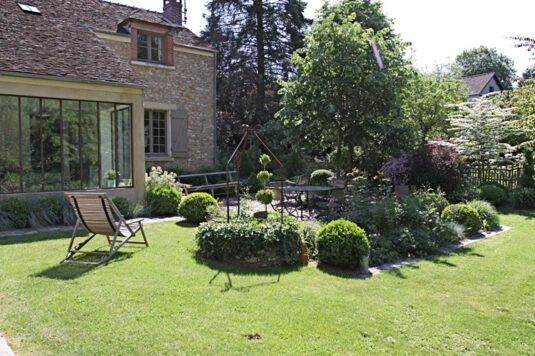
#> input picture Inputs/IMG_5177-535x356_preprocessed.jpg, 535 x 356 px
$ python visualize_plantable_zone.py
#> lines starting #> are read from the running program, lines starting #| are printed output that depends on the picture; after the words box and inside, x2 and y2 are one past the last pixel; in counts of white or black regions, pixels touching at a corner belong together
"""
visualize_plantable_zone.py

Génère des visualisations des zones plantables identifiées.
"""

import json
import numpy as np
import cv2
from pycocotools import mask as mask_utils
from pathlib import Path


# Paths
PLANTABLE_JSON = Path("PlantableZone.json")
VISION_JSON = Path("VisionOutput.json")
IMAGE_PATH = Path("Inputs/IMG_5177-535x356_preprocessed.jpg")
OUT_DIR = Path("visuals")

OUT_DIR.mkdir(exist_ok=True)

print("Loading plantable zone data...")
with open(PLANTABLE_JSON, "r", encoding="utf-8") as f:
#> (reads PlantableZone.json from the repository)
    plantable = json.load(f)

print("Loading vision output...")
with open(VISION_JSON, "r", encoding="utf-8") as f:
#> (reads VisionOutput.json from the repository)
    vision = json.load(f)

print("Loading image...")
img = cv2.imread(str(IMAGE_PATH))
#> img is the input picture: shape (356, 535, 3); mean B, G, R 96.1, 125.8, 118.7
img = cv2.cvtColor(img, cv2.COLOR_BGR2RGB)
H, W, _ = img.shape
#> H = 356; W = 535

segments = vision.get("segments", [])
segment_map = {seg["segment_id"]: seg for seg in segments}

# ========== 1) Plantable vs Non-plantable segments ==========
overlay_plantable = img.copy()

plantable_ids = set(plantable["plantable"]["segment_ids"])

for seg in segments:
    seg_id = seg["segment_id"]
    rle = seg["mask_rle"]
    mask = mask_utils.decode(rle).astype(bool)

    if seg_id in plantable_ids:
        # Vert semi-transparent pour plantable
        color = np.array([0, 255, 0], dtype=np.uint8)
        alpha = 0.4
    else:
        # Rouge semi-transparent pour non-plantable
        color = np.array([255, 50, 50], dtype=np.uint8)
        alpha = 0.2

    overlay_plantable[mask] = (
        (1 - alpha) * overlay_plantable[mask] + alpha * color
    )
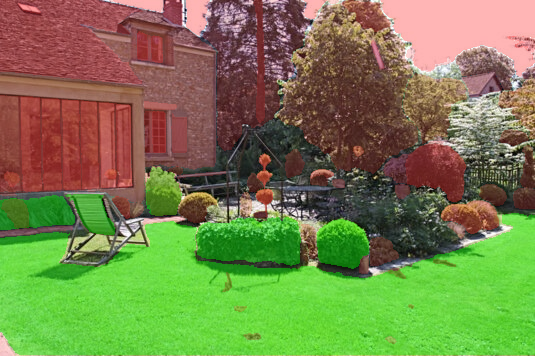
#> overlay_plantable: shape (356, 535, 3); mean R, G, B 118.3, 128.9, 74.8

cv2.imwrite(
    str(OUT_DIR / "plantable_zones.png"),
    cv2.cvtColor(overlay_plantable, cv2.COLOR_RGB2BGR)
)
print(f"✅ Saved {OUT_DIR / 'plantable_zones.png'}")


# ========== 2) Combined plantable mask only ==========
plantable_rle = plantable["plantable"]["mask_rle"]
plantable_mask = mask_utils.decode(plantable_rle).astype(bool)
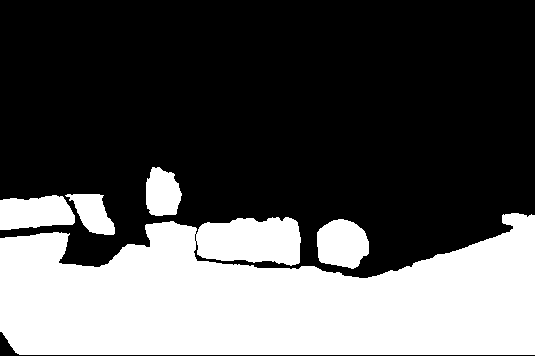
#> plantable_mask: shape (356, 535) bool; 34.4% white; 5 white regions, box (x1, y1, x2, y2) and area: (0, 213, 535, 355) 58875, (0, 195, 75, 230) 2093, (317, 219, 369, 269) 2032, (146, 167, 182, 216) 1387, (65, 194, 115, 235) 1182

overlay_mask_only = img.copy()
# Vert vif sur zone plantable
overlay_mask_only[plantable_mask] = (
    0.3 * overlay_mask_only[plantable_mask] +
    0.7 * np.array([0, 255, 0], dtype=np.uint8)
)
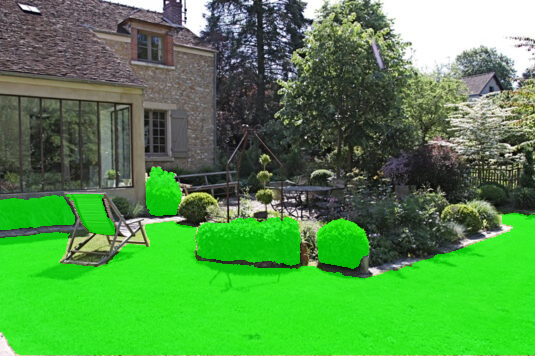
#> overlay_mask_only: shape (356, 535, 3); mean R, G, B 81.4, 146.4, 71.7

cv2.imwrite(
    str(OUT_DIR / "plantable_mask_combined.png"),
    cv2.cvtColor(overlay_mask_only, cv2.COLOR_RGB2BGR)
)
print(f"✅ Saved {OUT_DIR / 'plantable_mask_combined.png'}")


# ========== 3) Anchor points visualization ==========
overlay_anchors = img.copy()

# Afficher la zone plantable en transparence
overlay_anchors[plantable_mask] = (
    0.6 * overlay_anchors[plantable_mask] +
    0.4 * np.array([0, 255, 0], dtype=np.uint8)
)

# Dessiner les anchor points
anchors = plantable["plantable"]["anchors"]
for anchor in anchors:
    x_norm, y_norm = anchor
    x_px = int(x_norm * W)
    y_px = int(y_norm * H)

    # Croix rouge pour chaque anchor
    cv2.drawMarker(
        overlay_anchors,
        (x_px, y_px),
        color=(255, 0, 0),
        markerType=cv2.MARKER_CROSS,
        markerSize=10,
        thickness=2
    )
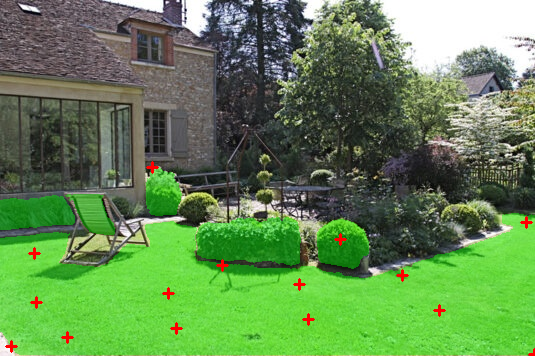
#> overlay_anchors: shape (356, 535, 3); mean R, G, B 98.1, 136.6, 81.8

# Texte avec le nombre d'anchors
cv2.putText(
    overlay_anchors,
    f"Anchors: {len(anchors)}",
    (10, 30),
    cv2.FONT_HERSHEY_SIMPLEX,
    0.8,
    (255, 255, 255),
    2,
    cv2.LINE_AA
)

cv2.putText(
    overlay_anchors,
    f"Coverage: {plantable['plantable']['coverage']:.1%}",
    (10, 60),
    cv2.FONT_HERSHEY_SIMPLEX,
    0.8,
    (255, 255, 255),
    2,
    cv2.LINE_AA
)
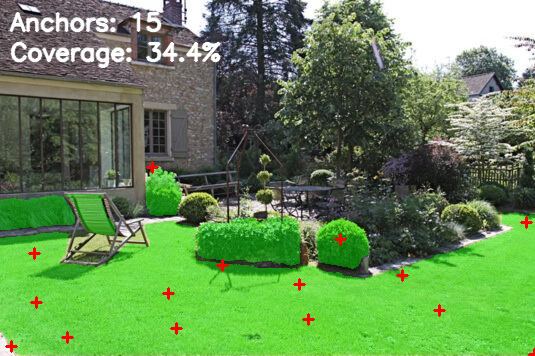
#> overlay_anchors: shape (356, 535, 3); mean R, G, B 100.4, 139.1, 84.2

cv2.imwrite(
    str(OUT_DIR / "plantable_anchors.png"),
    cv2.cvtColor(overlay_anchors, cv2.COLOR_RGB2BGR)
)
print(f"✅ Saved {OUT_DIR / 'plantable_anchors.png'}")


# ========== 4) Segment analysis heatmap (plantability score) ==========
# Créer un score de plantabilité basé sur les features
overlay_score = img.copy()

for detail in plantable["segment_analysis"]:
    seg_id = detail["segment_id"]
    if seg_id not in segment_map:
        continue

    seg = segment_map[seg_id]
    rle = seg["mask_rle"]
    mask = mask_utils.decode(rle).astype(bool)

    # Score simple : 1.0 si plantable, sinon basé sur le nombre de critères échoués
    if detail["is_plantable"]:
        score = 1.0
        color = np.array([0, 255, 0], dtype=np.uint8)  # Vert
    else:
        # Score inversé basé sur le nombre de rejets
        num_rejections = len(detail["rejection_reasons"])
        score = max(0.0, 1.0 - num_rejections * 0.25)

        # Gradient rouge -> orange -> jaune
        if score < 0.33:
            color = np.array([255, 0, 0], dtype=np.uint8)  # Rouge
        elif score < 0.66:
            color = np.array([255, 165, 0], dtype=np.uint8)  # Orange
        else:
            color = np.array([255, 255, 0], dtype=np.uint8)  # Jaune

    overlay_score[mask] = (
        0.6 * overlay_score[mask] + 0.4 * color
    )
#> this loop made 90 passes
#> pass 3, `mask = mask_utils.decode(rle).astype(bool)`:
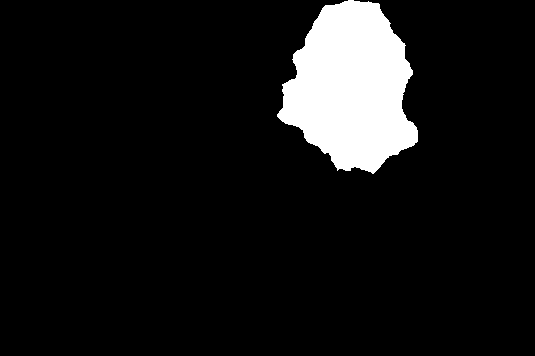
#> mask: shape (356, 535) bool; 8.7% white; 1 white region, box (x1, y1, x2, y2) and area: (277, 0, 418, 174) 16565
#> after the loop:
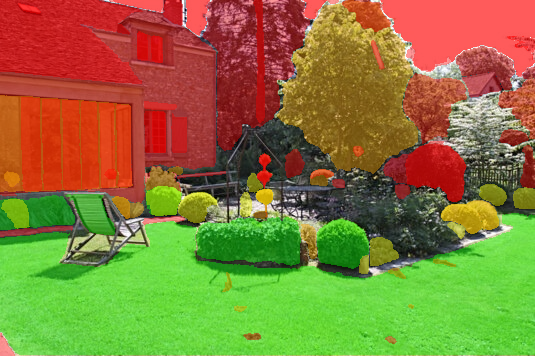
#> overlay_score: shape (356, 535, 3); mean R, G, B 136.1, 121.6, 56.2

cv2.imwrite(
    str(OUT_DIR / "plantable_score_heatmap.png"),
    cv2.cvtColor(overlay_score, cv2.COLOR_RGB2BGR)
)
print(f"✅ Saved {OUT_DIR / 'plantable_score_heatmap.png'}")


print("\n" + "=" * 60)
print("VISUALIZATIONS GENERATED")
print("=" * 60)
print(f"Output directory: {OUT_DIR}/")
print(f"  1. plantable_zones.png          - Vert = plantable, Rouge = non-plantable")
print(f"  2. plantable_mask_combined.png  - Zone plantable uniquement")
print(f"  3. plantable_anchors.png        - Points d'ancrage pour IA générative")
print(f"  4. plantable_score_heatmap.png  - Score de plantabilité par segment")
